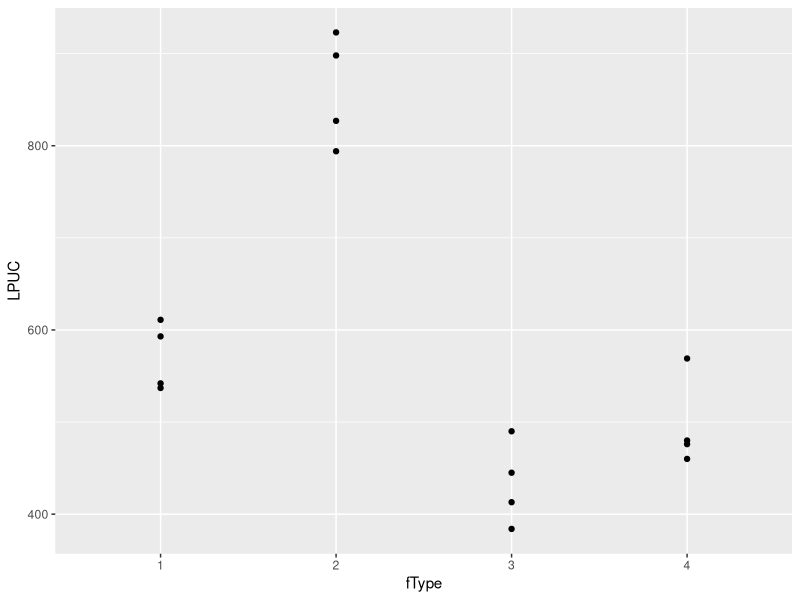

Generate this figure with R:
# battery.r, battery experiment, Table 4.2, page 97

battery.data <- read.table("Data/battery.txt", header=T)
battery.data$fType <- factor(battery.data$Type)
head(battery.data, 5)

summary(battery.data)

model1 <- aov(LPUC ~ fType, data=battery.data) # Fit aov model
anova(model1) # Display 1-way ANOVA

# Individual contrasts: estimates, CIs, tests
library(lsmeans)
lsmType <- lsmeans(model1, ~ fType) # Compute and save lsmeans
levels(battery.data$fType)

# Level 	Treatment 	Combination
# ----------------------------------------
#  1 	    alkaline, 	name brand  (11)
#  2 	    alkaline, 	store brand (12)
#  3 	    heavy duty, name brand  (21)
#  4 	    heavy duty, store brand (22)

summary(contrast(lsmType, list(Duty=c( 1, 1,-1,-1)/2,
                              Brand=c( 1,-1, 1,-1)/2,
                                 DB=c( 1,-1,-1, 1)/2)),
                          infer=c(T,T), level=0.95, side="two-sided")

# Multiple comparisons
confint(lsmType, level=0.90) # Display lsmeans and 90

# Tukey's method
summary(contrast(lsmType, method="pairwise", adjust="tukey"),
        infer=c(T,T), level=0.95, side="two-sided")

# Dunnett's method
summary(contrast(lsmType, method="trt.vs.ctrl", adjust="mvt", ref=1),
        infer=c(T,T), level=0.95, side="two-sided")

# plot for comparison
library(ggplot2)
ggplot(battery.data, aes(x=fType, y=LPUC))+
  geom_point()
